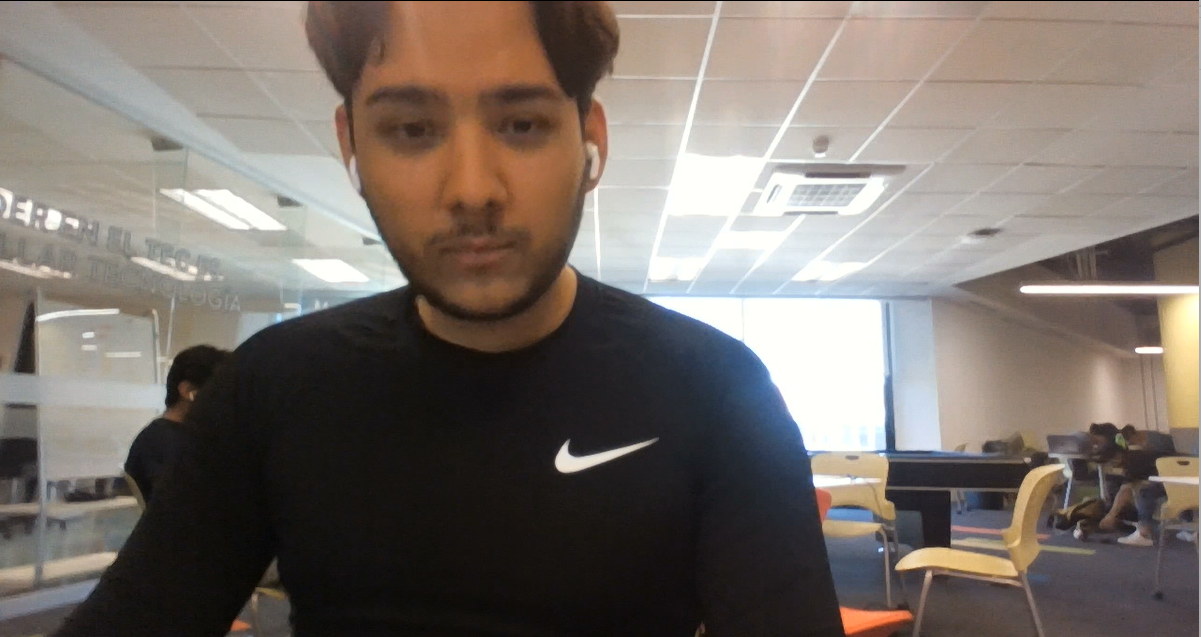
#> input picture Basic_Scripts/images/pic1.png, 1201 x 637 px, found by its file name
$ python get_started.py
#> lines starting #> are read from the running program, lines starting #| are printed output that depends on the picture
import cv2 as cv
import numpy as np

# An image is a multidimensional array with columns and arrays with pixels
# Values for each pixel are in range (0,255). 0 is black and 255 is white
img = np.zeros((3, 3), dtype=np.uint8)

# Turning image into BGR, three channels represent Red, Green and Blue
img = cv.cvtColor(img, cv.COLOR_GRAY2BGR)

# Converting images png to jpeg
image = cv.imread(r'Basic_Scripts\images\pic1.png')
#> image is the input picture: shape (637, 1201, 3); mean B, G, R 106.4, 112.9, 121.9
cv.imwrite('Pic1.jpg', image)

# Reading an image as grayscale
gray_img = cv.imread(r'Basic_Scripts\images\pic1.png', cv.IMREAD_GRAYSCALE)
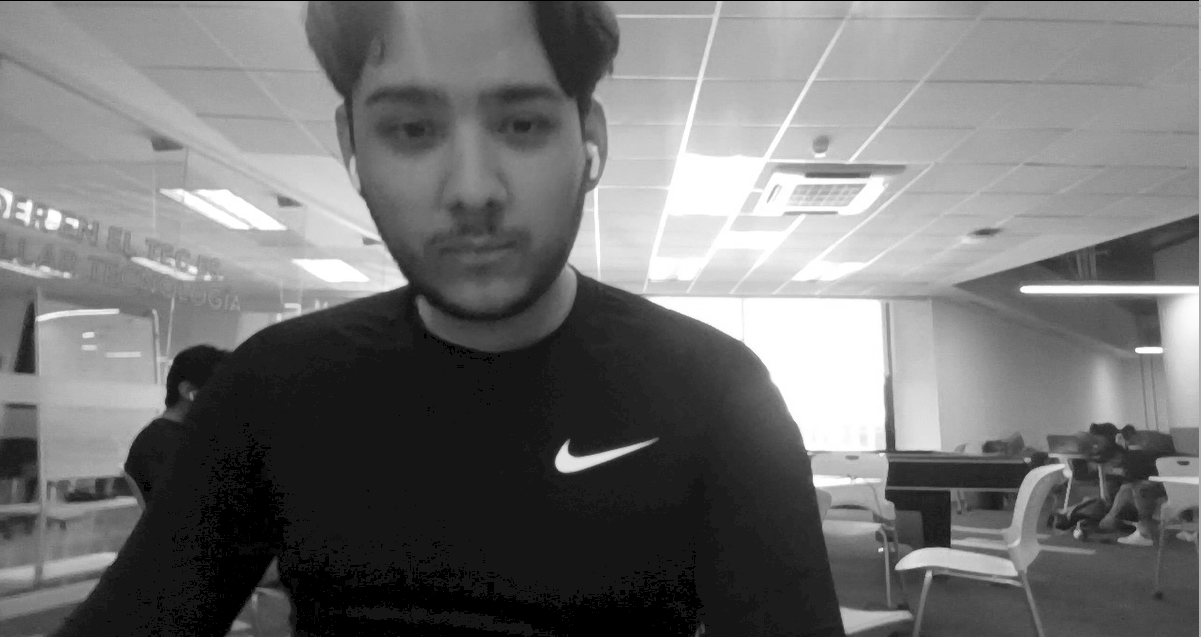
#> gray_img: shape (637, 1201); min 0, max 255, mean 115.1
cv.imshow('Gray image', gray_img)

cv.waitKey()
cv.destroyAllWindows()
